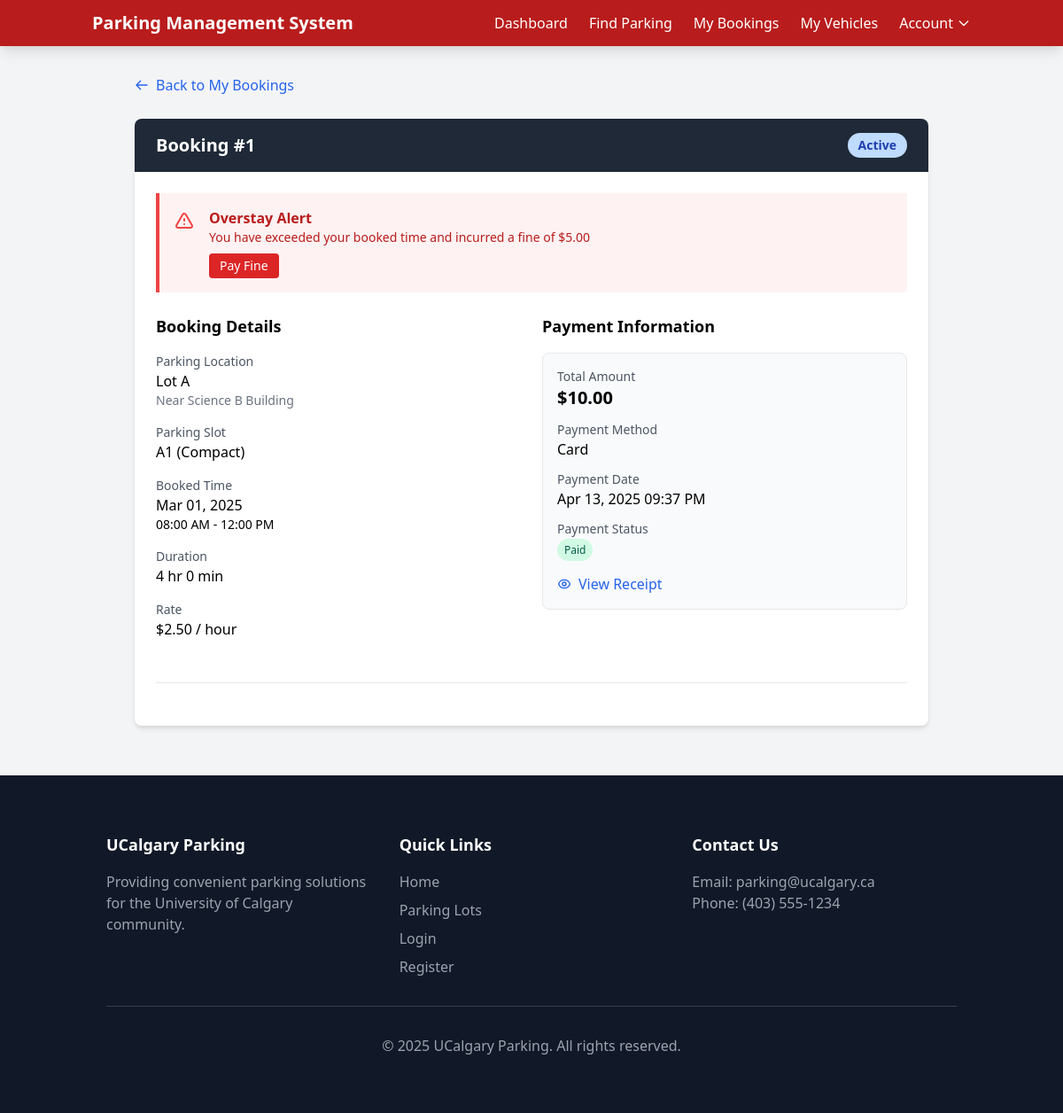
The page /booking-details.php?id=1 (signed in) on the database its author committed.
### tables this page shows
CREATE TABLE bookings (
    booking_id INT AUTO_INCREMENT PRIMARY KEY,
    customer_id INT NOT NULL,
    vehicle_id INT NOT NULL,
    slot_id INT NOT NULL,
    start_time DATETIME NOT NULL,
    end_time DATETIME NOT NULL,
    status ENUM('Active','Completed','Cancelled') NOT NULL DEFAULT 'Active',
    FOREIGN KEY (customer_id) REFERENCES customers(user_id) ON DELETE CASCADE,
    FOREIGN KEY (slot_id) REFERENCES parking_slots(slot_id) ON DELETE CASCADE,
    FOREIGN KEY (vehicle_id) REFERENCES vehicles(vehicle_id) ON DELETE CASCADE
);

CREATE TABLE overstay_alerts (
    alert_id INT AUTO_INCREMENT PRIMARY KEY,
    customer_id INT NOT NULL,
    booking_id INT NOT NULL,
    fine_amount DECIMAL(10,2) NOT NULL,
    status ENUM('Pending','Paid') DEFAULT 'Pending',
    FOREIGN KEY (customer_id) REFERENCES customers(user_id) ON DELETE CASCADE,
    FOREIGN KEY (booking_id) REFERENCES bookings(booking_id) ON DELETE CASCADE
);

CREATE TABLE parking_lots (
    lot_id INT AUTO_INCREMENT PRIMARY KEY,
    name VARCHAR(100) NOT NULL,
    location VARCHAR(255),
    total_slots INT NOT NULL
);

CREATE TABLE parking_slots (
    slot_id INT AUTO_INCREMENT PRIMARY KEY,
    lot_id INT NOT NULL,
    slot_number VARCHAR(10) NOT NULL,
    status ENUM('Available','Occupied','Reserved') NOT NULL DEFAULT 'Available',
    type ENUM('Compact','Large','Handicapped') NOT NULL,
    hourly_rate DECIMAL(10,2) NOT NULL,
    FOREIGN KEY (lot_id) REFERENCES parking_lots(lot_id) ON DELETE CASCADE
);

CREATE TABLE payments (
    payment_id INT AUTO_INCREMENT PRIMARY KEY,
    booking_id INT NOT NULL,
    amount DECIMAL(10,2) NOT NULL,
    payment_method ENUM('Card','Mobile Pay','Cash') NOT NULL,
    payment_date DATETIME DEFAULT CURRENT_TIMESTAMP,
    FOREIGN KEY (booking_id) REFERENCES bookings(booking_id) ON DELETE CASCADE
);

### src/includes/db.php (called while the page is built, shortened)
<?php
class Database {
    private $host = "localhost";
    private $user = "root";
    private $pass = "";
    private $dbname = "parking_management";
    private $conn;
    public function __construct() {
        try {
            $this->conn = new PDO("mysql:host={$this->host};dbname={$this->dbname}", $this->user, $this->pass);
            $this->conn->setAttribute(PDO::ATTR_ERRMODE, PDO::ERRMODE_EXCEPTION);
            $this->conn->setAttribute(PDO::ATTR_DEFAULT_FETCH_MODE, PDO::FETCH_ASSOC);
        } catch(PDOException $e) {
            error_log("Database connection failed: " . $e->getMessage());
            die("Database connection failed. Please check your configuration.");
        }
    }
    public function query($sql, $params = []) {
        $stmt = $this->conn->prepare($sql);
        $stmt->execute($params);
        return $stmt;
    }
}

### src/booking-details.php (the view, shortened to what this page needs)
<?php
require_once 'includes/db.php';
$user_id = $_SESSION['user_id'];
$booking_id = intval($_GET['id']);
$db = new Database();
$booking = $db->query(
    "SELECT b.*, ps.slot_number, ps.type as slot_type, ps.hourly_rate,
            pl.name as lot_name, pl.location as lot_location
     FROM bookings b
     JOIN parking_slots ps ON b.slot_id = ps.slot_id
     JOIN parking_lots pl ON ps.lot_id = pl.lot_id
     WHERE b.booking_id = ? AND b.customer_id = ?",
    [$booking_id, $user_id]
)->fetch();
$payment = $db->query(
    "SELECT * FROM payments WHERE booking_id = ? ORDER BY payment_date DESC LIMIT 1",
    [$booking_id]
)->fetch();
$start_time = new DateTime($booking['start_time']);
$end_time = new DateTime($booking['end_time']);
$interval = $start_time->diff($end_time);
$hours = $interval->h + ($interval->days * 24);
$minutes = $interval->i;
$duration = $hours . ' hr ' . $minutes . ' min';
$now = new DateTime();
$is_active = ($now >= $start_time && $now <= $end_time && $booking['status'] === 'Active');
$overstay = $db->query(
    "SELECT * FROM overstay_alerts WHERE booking_id = ?",
    [$booking_id]
)->fetch();
?>
<!DOCTYPE html>
<html lang="en">
<head>
    <link href="https://cdn.jsdelivr.net/npm/tailwindcss@2.2.19/dist/tailwind.min.css" rel="stylesheet">
    <link rel="stylesheet" href="assets/css/styles.css">
</head>
<body class="bg-gray-100 font-sans">
    <?php include 'includes/header.php'; ?>
    <div class="container mx-auto px-4 py-8">
        <div class="max-w-4xl mx-auto">
            <div class="mb-6">
                <a href="my-bookings.php" class="inline-flex items-center text-blue-600 hover:text-blue-800">
                    <svg class="w-4 h-4 mr-2" fill="none" stroke="currentColor" viewBox="0 0 24 24">
                        <path stroke-linecap="round" stroke-linejoin="round" stroke-width="2" d="M10 19l-7-7m0 0l7-7m-7 7h18"></path>
                    </svg>
                    Back to My Bookings
                </a>
            </div>
            <div class="bg-white rounded-lg shadow-md overflow-hidden mb-6">
                <div class="bg-gray-800 text-white px-6 py-4 flex justify-between items-center">
                    <h2 class="text-xl font-semibold">Booking #<?php echo $booking_id; ?></h2>
                    <span class="px-3 py-1 rounded-full text-sm font-semibold
                        <?php
                        switch($booking['status']) {
                            case 'Active': echo $is_active ? 'bg-green-200 text-green-800' : 'bg-blue-200 text-blue-800'; break;
                        }
                        ?>">
                        <?php echo $is_active ? 'In Progress' : $booking['status']; ?>
                    </span>
                </div>
                <div class="p-6">
                    <?php if ($overstay): ?>
                        <div class="mb-6 bg-red-50 border-l-4 border-red-500 text-red-700 p-4">
                            <div class="flex">
                                <div class="py-1">
                                    <svg class="h-6 w-6 text-red-500 mr-4" fill="none" viewBox="0 0 24 24" stroke="currentColor">
                                        <path stroke-linecap="round" stroke-linejoin="round" stroke-width="2" d="M12 9v2m0 4h.01m-6.938 4h13.856c1.54 0 2.502-1.667 1.732-3L13.732 4c-.77-1.333-2.694-1.333-3.464 0L3.34 16c-.77 1.333.192 3 1.732 3z" />
                                    </svg>
                                </div>
                                <div>
                                    <p class="font-bold">Overstay Alert</p>
                                    <p class="text-sm">You have exceeded your booked time and incurred a fine of $<?php echo number_format($overstay['fine_amount'], 2); ?></p>
                                    <a href="pay-fine.php?id=<?php echo $overstay['alert_id']; ?>" class="inline-block mt-2 bg-red-600 hover:bg-red-700 text-white text-sm py-1 px-3 rounded">
                                        Pay Fine
                                    </a>
                                </div>
                            </div>
                        </div>
                    <?php endif; ?>
                    <div class="grid grid-cols-1 md:grid-cols-2 gap-6">
                        <div>
                            <h3 class="text-lg font-semibold mb-4">Booking Details</h3>
                            <div class="mb-4">
                                <p class="text-sm text-gray-600">Parking Location</p>
                                <p class="font-medium"><?php echo htmlspecialchars($booking['lot_name']); ?></p>
                                <p class="text-sm text-gray-500"><?php echo htmlspecialchars($booking['lot_location']); ?></p>
                            </div>
                            <div class="mb-4">
                                <p class="text-sm text-gray-600">Parking Slot</p>
                                <p class="font-medium"><?php echo htmlspecialchars($booking['slot_number']); ?> (<?php echo htmlspecialchars($booking['slot_type']); ?>)</p>
                            </div>
                            <div class="mb-4">
                                <p class="text-sm text-gray-600">Booked Time</p>
                                <p class="font-medium">
                                    <?php echo date('M d, Y', strtotime($booking['start_time'])); ?>
                                </p>
                                <p class="text-sm">
                                    <?php echo date('h:i A', strtotime($booking['start_time'])); ?> -
                                    <?php echo date('h:i A', strtotime($booking['end_time'])); ?>
                                </p>
                            </div>
                            <div class="mb-4">
                                <p class="text-sm text-gray-600">Duration</p>
                                <p class="font-medium"><?php echo $duration; ?></p>
                            </div>
                            <div class="mb-4">
                                <p class="text-sm text-gray-600">Rate</p>
                                <p class="font-medium">$<?php echo number_format($booking['hourly_rate'], 2); ?> / hour</p>
                            </div>
                        </div>
                        <div>
                            <h3 class="text-lg font-semibold mb-4">Payment Information</h3>
                            <?php if ($payment): ?>
                                <div class="bg-gray-50 p-4 rounded-lg border border-gray-200">
                                    <div class="mb-3">
                                        <p class="text-sm text-gray-600">Total Amount</p>
                                        <p class="text-xl font-semibold"><?php echo '$' . number_format($payment['amount'], 2); ?></p>
                                    </div>
                                    <div class="mb-3">
                                        <p class="text-sm text-gray-600">Payment Method</p>
                                        <p class="font-medium"><?php echo htmlspecialchars($payment['payment_method']); ?></p>
                                    </div>
                                    <div class="mb-3">
                                        <p class="text-sm text-gray-600">Payment Date</p>
                                        <p class="font-medium"><?php echo date('M d, Y h:i A', strtotime($payment['payment_date'])); ?></p>
                                    </div>
                                    <div class="mb-3">
                                        <p class="text-sm text-gray-600">Payment Status</p>
                                        <span class="px-2 py-1 bg-green-100 text-green-800 text-xs rounded-full">Paid</span>
                                    </div>
                                    <div class="mt-4">
                                        <a href="payment-receipt.php?booking_id=<?php echo $booking['booking_id']; ?>" class="text-blue-600 hover:text-blue-800 flex items-center">
                                            View Receipt
                                        </a>
                                    </div>
                                </div>
                            <?php else: ?>
                                <div class="bg-yellow-50 p-4 rounded-lg border border-yellow-200 text-center">
                                    <p class="text-yellow-700">No payment information found for this booking.</p>
                                </div>
                            <?php endif; ?>
                        </div>
                    </div>
                    <div class="mt-8 border-t border-gray-200 pt-6 flex justify-between">
                    </div>
                </div>
            </div>
        </div>
    </div>
    <?php include 'includes/footer.php'; ?>
</body>
</html>

### rows shown on the page
bookings: status "Active", parking_lots.name "Lot A", parking_lots.location "Near Science B Building", slot.slot_number "A1", slot.type "Compact", start_time "Mar 01, 2025", start_time "08:00 AM", end_time "12:00 PM", duration "4 hr 0 min", slot.hourly_rate "2.50"
overstay_alerts: fine_amount "5.00"
payments: amount "10.00", payment_method "Card", payment_date "Apr 13, 2025 09:37 PM"

### other values the page prints
$booking_id "1"
